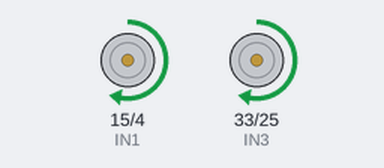
The sketch below on a simulated ESP32. Shown: motor-driver pin pairs drawn as motors (green arrow = first pin HIGH = forward, orange = second pin HIGH = backward, longer = more drive, scaled by the enable pin).

Above: at 0.5 s.
At 1.5 s:
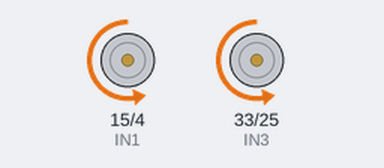
At 5.5 s:
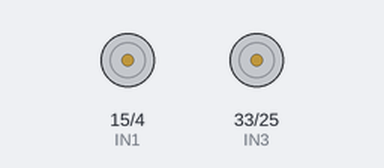
Timing chart, 0 to 6.9 s (numbered marks = the images above):
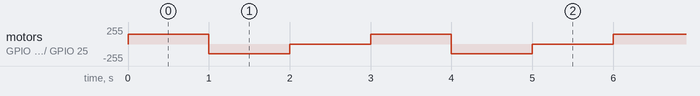

Measured:
- by itself, motor on GPIO 15 (IN1) / GPIO 4 (IN2), motor on GPIO 33 (IN3) / GPIO 25 (IN4): repeats every 3.0 s: backward 149/255 1.0 s, stopped 1.0 s, forward 149/255 1.0 s

The sketch:

DC_MOTOR_TEST.ino
```cpp
//khai báo chân điều khiển động cơ
// ENA là chân bật động cơ 1 và dùng chân này để băm xung ( điều khiển tốc độ)
// IN1 IN2 điều khiển chiều động cơ A
// ví dụ: IN1 = 1; IN2 = 0 thì động cơ quay thuận và ngược lại
// chú ý: IN1 = IN2 thì động cơ k quay
// 34 35 32 ... ở dưới là tương ứng với chân trên board ESP32
#define ENA 2
#define IN1 15
#define IN2 4
#define IN3 33
#define IN4 25
#define ENB 26

void setup(){
  // cài đặt Kênh, tần số, độ phân giải cho băm xung (điều khiển tốc độ động cơ)
  ledcSetup(0, 5000, 8);
  ledcSetup(1, 5000, 8);

  // Chọn chân và kênh để băm xung
  ledcAttachPin(ENA, 0);
  ledcAttachPin(ENB, 1);

  //Chọn mode cho chân điều khiển động cơ là OUTPUT
  pinMode(IN1, OUTPUT);
  pinMode(IN2, OUTPUT);
  pinMode(IN3, OUTPUT);
  pinMode(IN4, OUTPUT);
}

void loop(){
  diThang(150,150);
  delay(1000);
  diLui(150,150);
  delay(1000);
  stop();
  delay(1000);
}

void diThang(int SpeedLeft, int SpeedRight)
{
  digitalWrite(IN1,1);
  digitalWrite(IN2,0);
  digitalWrite(IN3,1);
  digitalWrite(IN4,0);
  ledcWrite(0, SpeedLeft);
  ledcWrite(1, SpeedRight);
}

void diLui(int SpeedLeft, int SpeedRight)
{
  digitalWrite(IN1,0);
  digitalWrite(IN2,1);
  digitalWrite(IN3,0);
  digitalWrite(IN4,1);
  ledcWrite(0, SpeedLeft);
  ledcWrite(1, SpeedRight);
}

void stop()
{
  digitalWrite(IN1,0);
  digitalWrite(IN2,0);
  digitalWrite(IN3,0);
  digitalWrite(IN4,0);
  ledcWrite(0, 0);
  ledcWrite(1, 0);
}
```
